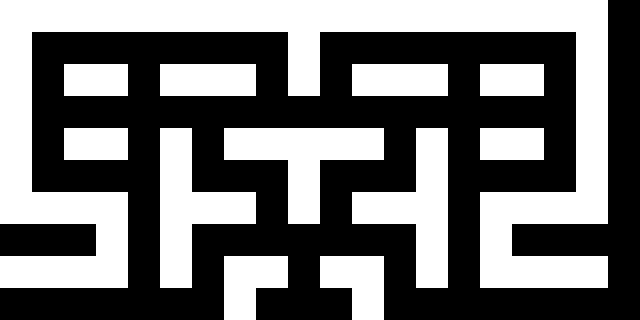

This game map was drawn from its Tiled (.tmx) file and the tilesets committed beside it. A one-line description and the full map source follow:
An orthogonal 20x10 tile map with 32x32 px tiles, 1 tile layer (Calque de Tuiles 1).

<map version="1.10" tiledversion="1.10.2" orientation="orthogonal" renderorder="right-down" width="20" height="10" tilewidth="32" tileheight="32" infinite="0" nextlayerid="2" nextobjectid="1">
 <tileset firstgid="1" source="laby_tuiles.tsx" />
 <layer id="1" name="Calque de Tuiles 1" width="19" height="21">
  <data encoding="csv">
1,1,1,1,1,1,1,1,1,1,1,1,1,1,1,1,1,1,1,
1,0,0,0,0,0,0,0,0,1,0,0,0,0,0,0,0,0,1,
1,0,1,1,0,1,1,1,0,1,0,1,1,1,0,1,1,0,1,
1,0,0,0,0,0,0,0,0,0,0,0,0,0,0,0,0,0,1,
1,0,1,1,0,1,0,1,1,1,1,1,0,1,0,1,1,0,1,
1,0,0,0,0,1,0,0,0,1,0,0,0,1,0,0,0,0,1,
1,1,1,1,0,1,1,1,0,1,0,1,1,1,0,1,1,1,1,
0,0,0,1,0,1,0,0,0,0,0,0,0,1,0,1,0,0,0,
1,1,1,1,0,1,0,1,1,0,1,1,0,1,0,1,1,1,1,
0,0,0,0,0,0,0,1,0,0,0,1,0,0,0,0,0,0,0,
1,1,1,1,0,1,0,1,1,1,1,1,0,1,0,1,1,1,1,
0,0,0,1,0,1,0,0,0,0,0,0,0,1,0,1,0,0,0,
1,1,1,1,0,1,0,1,1,1,1,1,0,1,0,1,1,1,1,
1,0,0,0,0,0,0,0,0,1,0,0,0,0,0,0,0,0,1,
1,0,1,1,0,1,1,1,0,1,0,1,1,1,0,1,1,0,1,
1,0,0,1,0,0,0,0,0,0,0,0,0,0,0,1,0,0,1,
1,1,0,1,0,1,0,1,1,1,1,1,0,1,0,1,0,1,1,
1,0,0,0,0,1,0,0,0,1,0,0,0,1,0,0,0,0,1,
1,0,1,1,1,1,1,1,0,1,0,1,1,1,1,1,1,0,1,
1,0,0,0,0,0,0,0,0,0,0,0,0,0,0,0,0,0,1,
1,1,1,1,1,1,1,1,1,1,1,1,1,1,1,1,1,1,1
</data>
 </layer>
</map>
